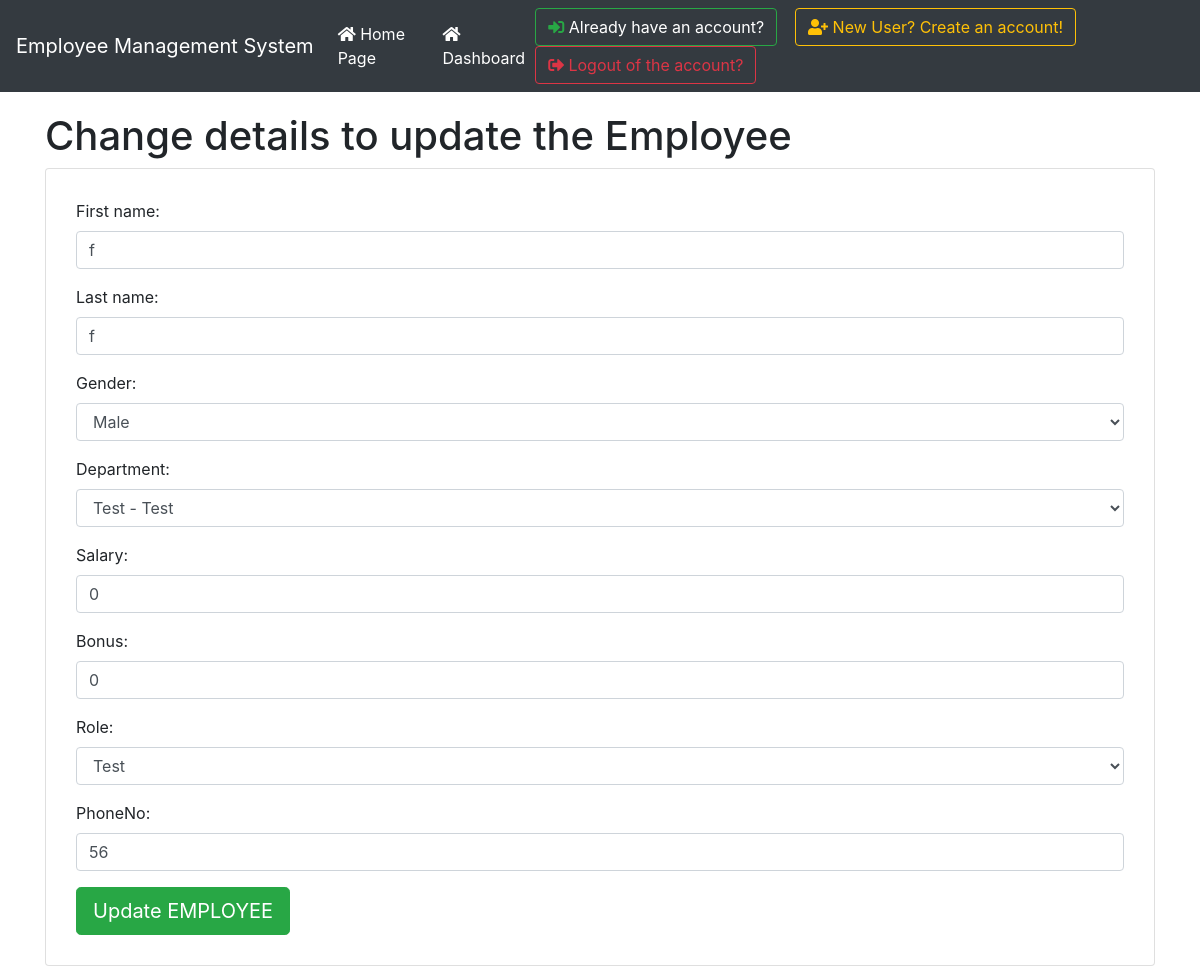
Screenshot of /updEmp/8 (signed in) with the database file from the repository.
### emp_app/models.py (models this page shows, shortened)
class Employee(models.Model):
    GENDER = (("F", "Female"), ("M", "Male"), ("U", "Undisclosed"))
    first_name = models.CharField(max_length=256)
    last_name = models.CharField(max_length=256, blank=True)
    gender = models.CharField(choices=GENDER, max_length=1)
    department = models.ForeignKey(Department, on_delete=models.CASCADE)
    salary = models.IntegerField(default=0)
    bonus = models.IntegerField(default=0)
    role = models.ForeignKey(Role, on_delete=models.CASCADE)
    phoneNo = models.CharField(max_length=10)
    hire_date = models.DateField()
    employer = models.ForeignKey(
        settings.AUTH_USER_MODEL, on_delete=models.CASCADE)

### emp_app/views.py (the view, shortened to what this page needs)
# urls.py: path('updEmp/<int:pk>', views.updEmp.as_view(), name='updEmp'),
class updEmp(LoginRequiredMixin, UpdateView):
    model = models.Employee
    template_name = 'emp_app/updEmp.html'
    form_class = forms.addEmpForm
    success_url = 'http://localhost:8000/allEmp'

### emp_app/forms.py
class addEmpForm(forms.ModelForm):
    def __init__(self, *args, **kwargs):
        super(addEmpForm, self).__init__(*args, **kwargs)
        for visible in self.visible_fields():
            visible.field.widget.attrs['class'] = 'form-control'
    class Meta:
        model = models.Employee
        exclude = ('hire_date', 'employer',)

### emp_app/models.py (called while the page is built)
    def __str__(self):
        return self.name + " - " + self.location

    def __str__(self):
        return self.name

### templates/emp_app/updEmp.html (shortened to what this page needs)
{% extends 'index.html' %} {% block content %}
<div class="container" style="margin-top: 20px ;">
    <h1>Change details to update the Employee</h1>
    <div class="card" style="padding: 30px;">
        <form action="" method="post">
            {{form.as_p}}
            <button type="submit" class="btn btn-lg btn-success">Update EMPLOYEE</button>
        </form>
    </div>
</div>
{%endblock%}

### rows the page displays
Employee: first_name "f", last_name "f", gender "Male", department "Test - Test", salary "0", bonus "0", role "Test", phoneNo "56"
